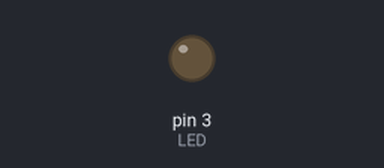
Recording of a sketch running on a simulated Arduino Uno, built with avr-gcc and run on an emulated ATmega328P. On the bench: output pins drawn as LEDs (lit = HIGH).

Above: at 0.05 s.
At 1.2 s:
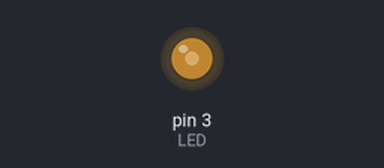
At 2.35 s:
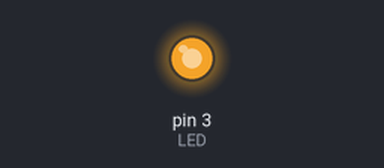
At 4.65 s:
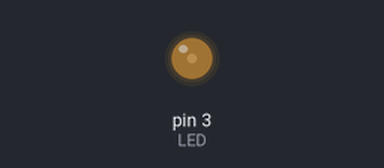
Timing chart, 0 to 6.6 s (numbered marks = the images above):
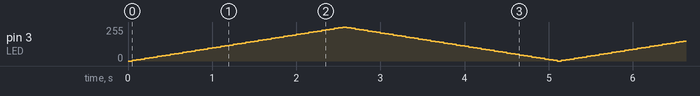

The sketch:

led.ino
```cpp
int LED = 3;
int helligkeit = 0;
int x = 5;


void setup()
{
  pinMode(LED, OUTPUT);
}

void loop()
{
 	analogWrite(LED, helligkeit);
  	helligkeit = helligkeit + x;
  	// Pause 0,5 Sec
  	delay(50);

    if(helligkeit == 0 || helligkeit == 255){
      // Vorzeichenwechsel aus
      x = -x;
    }
}
```
